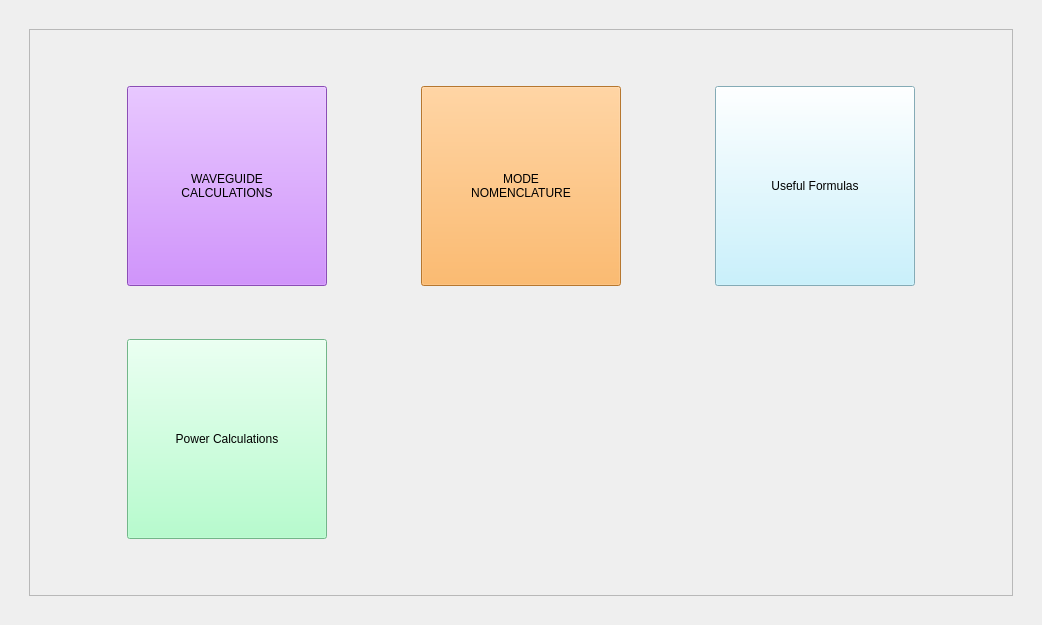
<?xml version="1.0" encoding="UTF-8"?>
<ui version="4.0">
 <class>Misc</class>
 <widget class="QWidget" name="Misc">
  <property name="geometry">
   <rect>
    <x>0</x>
    <y>0</y>
    <width>1042</width>
    <height>625</height>
   </rect>
  </property>
  <property name="windowTitle">
   <string>Form</string>
  </property>
  <property name="styleSheet">
   <string notr="true">
*{
    font: 16px &quot;Segoe UI&quot;;
}</string>
  </property>
  <layout class="QGridLayout" name="gridLayout">
   <item row="0" column="0">
    <widget class="QWidget" name="widget" native="true">
     <layout class="QGridLayout" name="gridLayout_3">
      <item row="1" column="0">
       <widget class="QWidget" name="widget_4" native="true">
        <layout class="QGridLayout" name="gridLayout_5">
         <item row="0" column="0">
          <widget class="QScrollArea" name="sa_Misc">
           <property name="widgetResizable">
            <bool>true</bool>
           </property>
           <widget class="QWidget" name="scrollAreaWidgetContents">
            <property name="geometry">
             <rect>
              <x>0</x>
              <y>0</y>
              <width>962</width>
              <height>545</height>
             </rect>
            </property>
            <layout class="QGridLayout" name="gridLayout_6">
             <item row="0" column="0">
              <widget class="QPushButton" name="pb_Waveguide_Calculations">
               <property name="maximumSize">
                <size>
                 <width>200</width>
                 <height>200</height>
                </size>
               </property>
               <property name="styleSheet">
                <string notr="true">background-color: rgb(194, 108, 255);</string>
               </property>
               <property name="text">
                <string>WAVEGUIDE
CALCULATIONS</string>
               </property>
              </widget>
             </item>
             <item row="0" column="1">
              <widget class="QPushButton" name="pb_Mode_Nomenclature">
               <property name="maximumSize">
                <size>
                 <width>200</width>
                 <height>200</height>
                </size>
               </property>
               <property name="styleSheet">
                <string notr="true">background-color: rgb(255, 167, 66);</string>
               </property>
               <property name="text">
                <string>MODE
NOMENCLATURE</string>
               </property>
              </widget>
             </item>
             <item row="0" column="2">
              <widget class="QPushButton" name="pushButton_4">
               <property name="maximumSize">
                <size>
                 <width>200</width>
                 <height>200</height>
                </size>
               </property>
               <property name="styleSheet">
                <string notr="true">background-color: rgb(185, 239, 255);</string>
               </property>
               <property name="text">
                <string>Useful Formulas</string>
               </property>
              </widget>
             </item>
             <item row="1" column="0">
              <widget class="QPushButton" name="pb_Power_Calculations">
               <property name="maximumSize">
                <size>
                 <width>200</width>
                 <height>200</height>
                </size>
               </property>
               <property name="styleSheet">
                <string notr="true">background-color: rgb(160, 255, 192);</string>
               </property>
               <property name="text">
                <string>Power Calculations</string>
               </property>
              </widget>
             </item>
            </layout>
           </widget>
          </widget>
         </item>
        </layout>
       </widget>
      </item>
     </layout>
    </widget>
   </item>
  </layout>
 </widget>
 <resources/>
 <connections/>
</ui>
